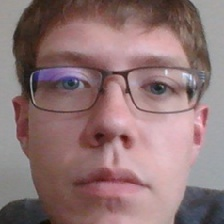
#> input picture Dataset/train/Jordan Svoboda/Jordan_Svoboda0.jpg, 224 x 224 px, given as the content of the folder ./Webcam Captures, which was not available
$ python Dataset_Image_Crop.py
#> lines starting #> are read from the running program, lines starting #| are printed output that depends on the picture; after the words box and inside, x2 and y2 are one past the last pixel; in counts of white or black regions, pixels touching at a corner belong together; pictures that were not available may be replaced by others from this repository, and a replacement may not be noted
#Iterates through the given directory and identifies all faces in images,
#then crops them and scales them to 244x244 and saves them so that they
#may be used for training our model.

import os
import cv2
from PIL import Image
import numpy as np

#Set image and cascade file paths
directory = "./Webcam Captures"
cascadePath = "./Other Files/haarcascade_frontalface_default.xml"

#The desired save location and name of subject for training
saveDirectory = "./Dataset/train/Jordan Svoboda"
name = "Jordan_Svoboda"

#Initialize i to be the number of files in the directory to avoid
#overwriting any pieces of the dataset
i = len(os.listdir(saveDirectory)) + 1

for filename in os.listdir(directory):
    #Only use .jpg and .png files
    if filename.endswith(".png") or filename.endswith(".jpg") or filename.endswith(".JPG"):
        #Set image path to be the path to the image file
        imagePath = directory +'/' + filename
    else:
        continue

    #Create the haar cascade
    faceCascade = cv2.CascadeClassifier(cascadePath)

    #Read image
    image = cv2.imread(imagePath)
#> image is the input picture: shape (224, 224, 3); mean B, G, R 115.9, 115.5, 142.6

    #Convert to grayscale
    gray = cv2.cvtColor(image, cv2.COLOR_BGR2GRAY)
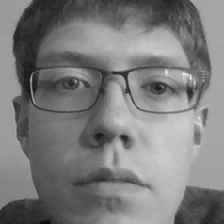
#> gray: shape (224, 224); min 11, max 233, mean 123.7
    #Detect faces in image
    faces = faceCascade.detectMultiScale(
        gray,
        #image,
        scaleFactor = 1.15,
        minNeighbors = 5,
        minSize = (30, 30),
    )
#> faces = [[22, 12, 189, 189]]

    # Draw a rectangle around the faces
    for (x, y, w, h) in faces:
        cv2.rectangle(image, (x, y), (x+w, y+h), (0, 255, 0), 2)
#> this loop made 1 pass
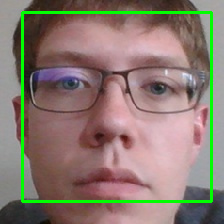
#> image: shape (224, 224, 3); 4.51% of pixels changed, all inside (x1, y1, x2, y2) = (21, 11, 213, 203)

    #Displays the image with the face highlighted.
    #Just to check the detection
    #cv2.imshow("Faces found", image)
    #cv2.waitKey(0)

    #Set face boundries for cropping
    (x, y, w, h) = faces[0]
#> x = 22; y = 12; w = 189; h = 189

    center_x = (x + w) / 2
#> center_x = 105.5
    center_y = (y + h) / 2
#> center_y = 100.5

    box = (x, y, x + w, y + h)
#> box = (22, 12, 211, 201)

    #Crop Image and resize to 224x224
    image = Image.open(imagePath)
#> image: PIL image 224x224 RGB
    cropImage = image.crop(box).resize((224,224))
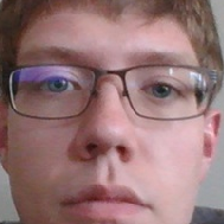
#> cropImage: PIL image 224x224 RGB; mean R, G, B 149.4, 116.3, 117.3

    #Convert cropped image to an array so it can be read by imshow
    cropImage_cv = np.array(cropImage)

    #Convert color to RGB
    cropImage_cv = cv2.cvtColor(cropImage_cv, cv2.COLOR_BGR2RGB)

    #Display the cropped image until a user presses a key in
    #the image window
    #Should only be used to confirm script is running properly
    cv2.imshow("Cropped Image", cropImage_cv)
    cv2.waitKey(0)

    #Save the cropped image
    saveName = saveDirectory + "/" + name + str(i) + ".jpg"
    cv2.imwrite(saveName, cropImage_cv)
    i += 1

$ run again, on Dataset/train/Jordan Svoboda/Jordan_Svoboda12.jpg
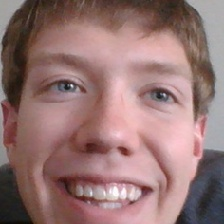
#> input picture Dataset/train/Jordan Svoboda/Jordan_Svoboda12.jpg, 224 x 224 px, given as the content of the folder ./Webcam Captures, which was not available
#> image is the input picture: shape (224, 224, 3); mean B, G, R 115.1, 116.9, 149.6
#> faces = [[15, 13, 189, 189]]
#> the loop `for (x, y, w, h) in faces:` made 1 pass
#> after the loop `for (x, y, w, h) in faces:`:
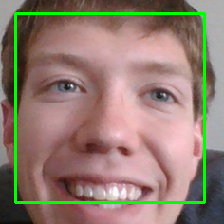
#> image: shape (224, 224, 3); 4.51% of pixels changed, all inside (x1, y1, x2, y2) = (14, 12, 206, 204)
#> `(x, y, w, h) = faces[0]`: x = 15; y = 13; w = 189
#> center_x = 102
#> center_y = 101
#> box = (15, 13, 204, 202)
#> `cropImage = image.crop(box).resize((224,224))`:
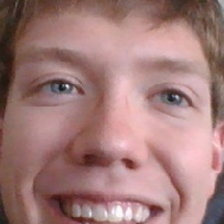
#> cropImage: PIL image 224x224 RGB; mean R, G, B 162.1, 123.7, 121.6

$ run again, on Dataset/train/Jordan Svoboda/Jordan_Svoboda13.jpg
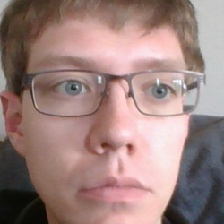
#> input picture Dataset/train/Jordan Svoboda/Jordan_Svoboda13.jpg, 224 x 224 px, given as the content of the folder ./Webcam Captures, which was not available
#> image is the input picture: shape (224, 224, 3); mean B, G, R 125.8, 129.8, 156.4
#> faces = [[25, 18, 187, 187]]
#> the loop `for (x, y, w, h) in faces:` made 1 pass
#> after the loop `for (x, y, w, h) in faces:`:
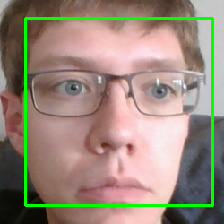
#> image: shape (224, 224, 3); 4.46% of pixels changed, all inside (x1, y1, x2, y2) = (24, 17, 214, 207)
#> `(x, y, w, h) = faces[0]`: x = 25; y = 18; w = 187
#> center_x = 106
#> center_y = 102.5
#> box = (25, 18, 212, 205)
#> `cropImage = image.crop(box).resize((224,224))`:
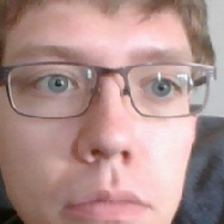
#> cropImage: PIL image 224x224 RGB; mean R, G, B 176, 144.9, 141.6
